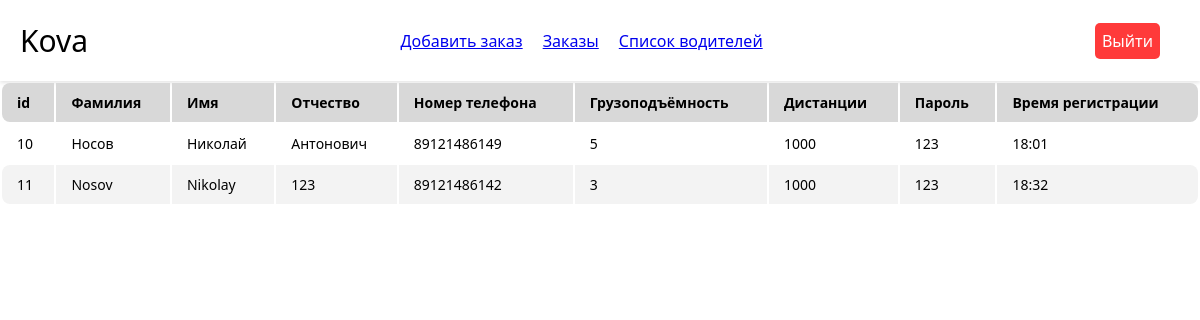
Before: /drivers with the older database file.
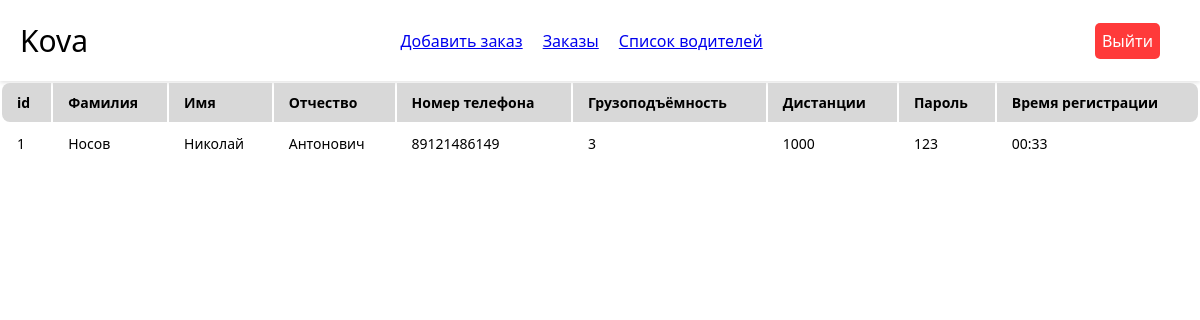
After: the same page with the newer database file.
### tables this page shows
CREATE TABLE users (
id integer PRIMARY KEY AUTOINCREMENT,
surname text NOT NULL,
name text NOT NULL,
second_surname text NOT NULL,
phone_number text NOT NULL,
weight integer NOT NULL,
distance integer NOT NULL,
password text NOT NULL,
time integer NOT NULL
);

### app.py (the view)
@app.route('/drivers')
def drivers():
    res = dbase.getDriver()
    return render_template('admin__drivers.html', users=res)

### FDataBase.py (called while the page is built)
    def getDriver(self):
        try:
            self.__cur.execute("SELECT * FROM users")
            return self.__cur.fetchall()
        except sqlite3.Error as e:
            print("Ошибка получения данных о водителях из БД:", e)
            return []

### app.py (called while the page is built)
def connect_db():
    conn = sqlite3.connect(app.config['DATABASE'])
    conn.row_factory = sqlite3.Row
    return conn

def get_db():
    if not hasattr(g, 'link_db'):
        g.link_db = connect_db()
    return g.link_db

@app.before_request
def before_request():
    global dbase
    db = get_db()
    dbase = FDataBase(db)

### templates/admin__drivers.html
{% extends 'admin__base.html' %}
{% block style %}
	<link rel="stylesheet" href="{{url_for('static', filename='css/orders.css')}}">
{% endblock %}
{% block body %}
<table class="table">
	<thead>
		<tr>
			<th>id</th>
			<th>Фамилия</th>
			<th>Имя</th>
			<th>Отчество</th>
			<th>Номер телефона</th>
			<th>Грузоподъёмность</th>
			<th>Дистанции</th>
			<th>Пароль</th>
			<th>Время регистрации</th>
		</tr>
	</thead>
	<tbody>
		{% for users in users %}
			<tr>
				<td>{{ users[0] }}</td>
				<td>{{ users[1] }}</td>
				<td>{{ users[2] }}</td>
				<td>{{ users[3] }}</td>
				<td>{{ users[4] }}</td>
				<td>{{ users[5] }}</td>
				<td>{{ users[6] }}</td>
				<td>{{ users[7] }}</td>
				<td>{{ users[8] }}</td>
			</tr>
		{% endfor %}
	</tbody>
</table>
{% endblock %}

### templates/admin__base.html (shortened to what this page needs)
<!doctype html>
<html lang="en">
<head>
    {% block style %}
    {% endblock %}
    <link rel="stylesheet" type="text/css" href="{{ url_for('static', filename='css/main_admin.css') }}">
</head>
<body>
<header>
  <div class="logo">
    <a href="#">Kova</a>
  </div>
  <nav>
    <ul>
      <li><a href="{{url_for('add_order')}}">Добавить заказ</a></li>
      <li><a href="{{url_for('orders')}}">Заказы</a></li>
      <li><a href="{{url_for('drivers')}}">Список водителей</a></li>
    </ul>
  </nav>
  <div class="logout">
    <a href="{{url_for('logout')}}">Выйти</a>
  </div>
</header>
{% block body %}
{% endblock %}
</body>
</html>

### static/css/orders.css (style rules this page uses)
* { margin: 0; padding: 0; font-family: system-ui, -apple-system, BlinkMacSystemFont, 'Segoe UI', Roboto, Oxygen, Ubuntu, Cantarell, 'Open Sans', 'Helvetica Neue', sans-serif; }
.table { width: 100%; border: none; margin-bottom: 20px; }
.table thead th { font-weight: bold; text-align: left; border: none; padding: 10px 15px; background: #d8d8d8; font-size: 14px; }
.table thead tr th:first-child { border-radius: 8px 0 0 8px; }
.table thead tr th:last-child { border-radius: 0 8px 8px 0; }
.table tbody td { text-align: left; border: none; padding: 10px 15px; font-size: 14px; vertical-align: top; }
.table tbody tr td:first-child { border-radius: 8px 0 0 8px; }
.table tbody tr td:last-child { border-radius: 0 8px 8px 0; }

### static/css/main_admin.css (style rules this page uses)
header { margin: 0 auto; display: flex; align-items: center; justify-content: space-between; padding: 20px; background-color: #fff; box-shadow: 0 2px 4px rgba(0, 0, 0, 0.1); font-family: system-ui, -apple-system, BlinkMacSystemFont, 'Segoe UI', Roboto, Oxygen, Ubuntu, Cantarell, 'Open Sans', 'Helvetica Neue', sans-serif; }
.logo a { color: black; text-decoration: none; font-size: 30px; }
nav ul { display: flex; justify-content: center; list-style: none; margin: 0; padding: 0; }
nav ul li { margin-right: 20px; }
.logout { margin-right: 20px; }
.logout a { color: #fff; text-decoration: none; font-size: 16px; border-radius: 5px; padding: 7px; background: #ff3a3a; transition: .2s; }

Changed rows visible on the page:
removed users: id "10", surname "Носов", name "Николай", second_surname "Антонович", phone_number "89121486149", weight "5", distance "1000", password "123", time "18:01"
removed users: id "11", surname "Nosov", name "Nikolay", second_surname "123", phone_number "89121486142", weight "3", distance "1000", password "123", time "18:32"
added users: id "1", surname "Носов", name "Николай", second_surname "Антонович", phone_number "89121486149", weight "3", distance "1000", password "123", time "00:33"
